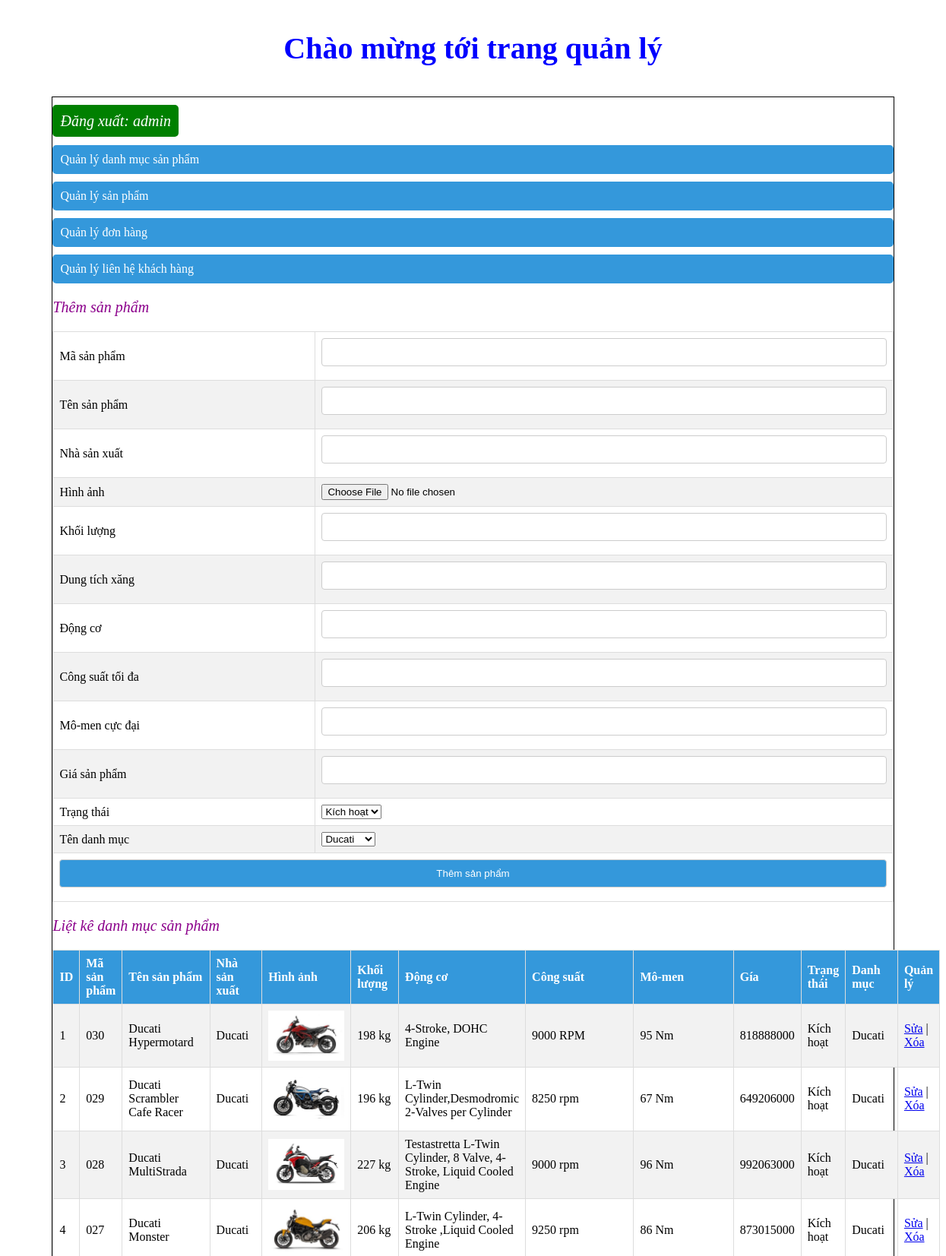
The app's page /admin/index.php?action=quanlysanpham&query=them (signed in, upper part) with its own data.
### tables this page shows
CREATE TABLE `sanpham` (
  `id` int(11) NOT NULL,
  `masanpham` varchar(200) NOT NULL,
  `tensanpham` varchar(200) NOT NULL,
  `nhasanxuat` varchar(200) NOT NULL,
  `hinhanh` varchar(50) NOT NULL,
  `mau` varchar(100) NOT NULL,
  `khoiluong` varchar(100) NOT NULL,
  `dungtich` varchar(100) NOT NULL,
  `dongco` varchar(100) NOT NULL,
  `congsuat` varchar(100) NOT NULL,
  `momen` varchar(100) NOT NULL,
  `gia` varchar(50) NOT NULL,
  `trangthai` int(11) NOT NULL,
  `iddanhmuc` int(11) NOT NULL
);

CREATE TABLE `danhmuc` (
  `iddanhmuc` int(11) NOT NULL,
  `ten` varchar(100) NOT NULL,
  `thutu` int(11) NOT NULL
);

### admin/modules/quanlysanpham/lietke.php (the view)
<?php
    $sql = "select * from sanpham,danhmuc where sanpham.iddanhmuc=danhmuc.iddanhmuc order by sanpham.id DESC";
    $query = mysqli_query($connect,$sql);
?>
<p>Liệt kê danh mục sản phẩm</p>
<table width = "100%" border = "1" style="border-collapse: collapse;">
    <form action="modules/quanlydanhmuc/xuly.php" method="POST">
        <tr>
            <th>ID</th>
            <th>Mã sản phẩm</th>
            <th>Tên sản phẩm</th>
            <th>Nhà sản xuất</th>
            <th>Hình ảnh</th>
            <th>Khối lượng</th>
            <th>Động cơ</th>
            <th>Công suất</th>
            <th>Mô-men</th>
            <th>Gía</th>
            <th>Trạng thái</th>
            <th>Danh mục</th>
            <th width="80px">Quản lý</th>
        </tr>
        <?php
        $i = 0;
        while($row = mysqli_fetch_array($query)){
            $i++;
        ?>
            <tr>
                <td><?php echo $i?></td>
                <td><?php echo $row['masanpham']?></td>
                <td><?php echo $row['tensanpham']?></td>
                <td><?php echo $row['nhasanxuat']?></td>
                <td><img src="modules/quanlysanpham/uploads/<?php echo $row['hinhanh']?>" width="100"></td>
                <td><?php echo $row['khoiluong']?></td>
                <td><?php echo $row['dongco']?></td>
                <td><?php echo $row['congsuat']?></td>
                <td><?php echo $row['momen']?></td>
                <td><?php echo $row['gia']?></td>
                <td><?php if($row['trangthai']==1){
                    echo 'Kích hoạt';
                } else{
                    echo 'Ẩn';
                }
                ?>
                </td>
                <td><?php echo $row['ten']?></td>
                <td>
                    <a href="?action=quanlysanpham&query=sua&id=<?php echo $row['id']?>">Sửa</a> |
                    <a href="modules/quanlysanpham/xuly.php?id=<?php echo $row['id']?>">Xóa</a>
                </td>
            </tr>
        <?php
        }
        ?>
    </form>
</table>
</body>

### admin/index.php (shortened to what this page needs)
<!DOCTYPE html>
<html lang="en">
<head>
    <link rel="stylesheet" type="text/css" href="../css/styleadmin.css" >
    <link rel="stylesheet" type="text/css" href="../css/admin_table.css" >
</head>
<body>
    <h3 class="title-admin">Chào mừng tới trang quản lý</h3>
    <div class="wrapper">
        <?php
            include("modules/header.php");
            include("modules/menu.php");
            include("modules/main.php");
        ?>
</body>
</html>

### admin/modules/header.php (shortened to what this page needs)
<p class="admin-logout">
    <a href="index.php?dangxuat=1">
    Đăng xuất:
        <?php
            if(isset($_SESSION['login'])){
                echo $_SESSION['login'];
            }
        ?>
    </a>
</p>

### admin/modules/menu.php
<ul class="admin-list">
    <li class="admin-list-item"><a href="index.php?action=quanlydanhmucsanpham&query=them">Quản lý danh mục sản phẩm</a></li>
    <li class="admin-list-item"><a href="index.php?action=quanlysanpham&query=them">Quản lý sản phẩm</a></li>
    <li class="admin-list-item"><a href="index.php?action=quanlydonhang&query=lietke">Quản lý đơn hàng</a></li>
    <li class="admin-list-item"><a href="index.php?action=quanlylienhe&query=lietke">Quản lý liên hệ khách hàng</a></li>
</ul>

### admin/modules/main.php (shortened to what this page needs)
<div class="main">
    <?php
        if(isset($_GET['action']) && isset($_GET['query'])){
            $tamp = $_GET['action'];
            $query = $_GET['query'];
        }else{
            $tamp = '';
            $query = '';
        }
        if($tamp == 'quanlydanhmucsanpham' && $query == 'them'){
            include("modules/quanlydanhmuc/them.php");
            include("modules/quanlydanhmuc/lietke.php");
        }elseif($tamp == 'quanlydanhmucsanpham' && $query == 'sua'){
            include("modules/quanlydanhmuc/sua.php");
        }elseif($tamp == 'quanlysanpham' && $query == 'them'){
            include("modules/quanlysanpham/them.php");
            include("modules/quanlysanpham/lietke.php");
        }elseif($tamp == 'quanlysanpham' && $query == 'sua'){
            include("modules/quanlysanpham/sua.php");
        }elseif($tamp == 'quanlydonhang' && $query == 'lietke'){
            include("modules/quanlydonhang/lietke.php");
        }elseif($tamp == 'donhang' && $query == 'xemdonhang'){
            include("modules/quanlydonhang/chitietdonhang.php");
        }elseif($tamp == 'quanlylienhe' && $query == 'lietke'){
            include("modules/quanlylienhe/lietke.php");
        }else{
            include("modules/dashboard.php");
        }
    ?>

### admin/modules/quanlysanpham/them.php (shortened to what this page needs)
<p>Thêm sản phẩm</p>
<table width = "100%" border = "1" style="border-collapse: collapse;">
    <form action="modules/quanlysanpham/xuly.php" method="POST" enctype="multipart/form-data">
        <tr>
            <td>Mã sản phẩm</td>
            <td><input type="text" name="masanpham"></td>
        </tr>
        <tr>
            <td>Tên sản phẩm</td>
            <td><input type="text" name="tensanpham"></td>
        </tr>
        <tr>
            <td>Nhà sản xuất</td>
            <td><input type="text" name="nhasanxuat"></td>
        </tr>
        <tr>
            <td>Hình ảnh</td>
            <td><input type="file" name="hinhanh"></td>
        </tr>
        <tr>
            <td>Khối lượng</td>
            <td><input type="text" name="khoiluong"></td>
        </tr>
        <tr>
            <td>Dung tích xăng</td>
            <td><input type="text" name="dungtich"></td>
        </tr>
        <tr>
            <td>Động cơ</td>
            <td><input type="text" name="dongco"></td>
        </tr>
        <tr>
            <td>Công suất tối đa</td>
            <td><input type="text" name="congsuat"></td>
        </tr>
        <tr>
            <td>Mô-men cực đại</td>
            <td><input type="text" name="momen"></td>
        </tr>
        <tr>
            <td>Giá sản phẩm</td>
            <td><input type="text" name="gia"></td>
        </tr>
        <tr>
            <td>Trạng thái</td>
            <td>
                <select name="trangthai" id="">
                    <option value="1">Kích hoạt</option>
                </select>
            </td>
        </tr>
        <tr>
            <td>Tên danh mục</td>
            <td>
                <select name="danhmuc" id="">
                    <?php
                    $sql = "select * from danhmuc order by iddanhmuc DESC";
                    $query = mysqli_query($connect,$sql);
                    while($row = mysqli_fetch_array($query)){
                    ?>
                    <option value="<?php echo $row['iddanhmuc'] ?> "><?php echo $row['ten'] ?> </option>
                    <?php
                    }
                    ?>
                </select>
            </td>
        </tr>
        <tr>
            <td colspan="2"><input type="submit" value="Thêm sản phẩm" name="themsanpham"></td>
        </tr>
    </form>
</table>

### css/styleadmin.css (style rules this page uses)
.wrapper { border: 1px solid #000; height: auto; width: 90%; margin: auto; }
.admin-list { list-style: none; padding: 0; margin: 0; }
.admin-list-item { margin-bottom: 10px; }
.admin-list-item a { display: block; padding: 10px; background-color: #3498db; color: #fff; text-decoration: none; border-radius: 5px; transition: background-color 0.3s ease; }
.admin-logout a { padding: 10px; background-color: green; color: #fff; text-decoration: none; border-radius: 5px; transition: background-color 0.3s ease; }
.title-admin { text-align: center; font-size: 40px; color: blue; }

### css/admin_table.css (style rules this page uses)
table { width: 100%; border-collapse: collapse; margin-top: 20px; }
th, td { border: 1px solid #ddd; padding: 8px; text-align: left; }
th { background-color: #3498db; color: #fff; }
tr:nth-child(even) { background-color: #f2f2f2; }
td img { max-width: 100px; height: auto; display: block; margin: auto; }
input[type="text"], input[type="password"], input[type="number"], input[type="email"], input[type="submit"], input[type="reset"] { width: 100%; padding: 10px; margin-bottom: 10px; border: 1px solid #ccc; border-radius: 4px; box-sizing: border-box; }
input[type="submit"], input[type="reset"] { background-color: #3498db; color: #fff; cursor: pointer; transition: background-color 0.3s ease; }
p { font-size: 20px; color: darkmagenta; font-family: Cambria, Cochin, Georgia, Times, 'Times New Roman', serif; font-style: italic; }

### records on screen
sanpham: masanpham "030", tensanpham "Ducati Hypermotard", nhasanxuat "Ducati", hinhanh (picture), khoiluong "198 kg", dongco "4-Stroke, DOHC Engine", congsuat "9000 RPM", momen "95 Nm", gia "818888000", trangthai "Kích hoạt", iddanhmuc.ten "Ducati"
sanpham: masanpham "029", tensanpham "Ducati Scrambler Cafe Racer", nhasanxuat "Ducati", hinhanh (picture), khoiluong "196 kg", dongco "L-Twin Cylinder,Desmodromic 2-Valves per Cylinder", congsuat "8250 rpm", momen "67 Nm", gia "649206000", trangthai "Kích hoạt", iddanhmuc.ten "Ducati"
sanpham: masanpham "028", tensanpham "Ducati MultiStrada", nhasanxuat "Ducati", hinhanh (picture), khoiluong "227 kg", dongco "Testastretta L-Twin Cylinder, 8 Valve, 4-Stroke, Liquid Cooled Engine", congsuat "9000 rpm", momen "96 Nm", gia "992063000", trangthai "Kích hoạt", iddanhmuc.ten "Ducati"
sanpham: masanpham "027", tensanpham "Ducati Monster", nhasanxuat "Ducati", hinhanh (picture), khoiluong "206 kg", dongco "L-Twin Cylinder, 4-Stroke ,Liquid Cooled Engine", congsuat "9250 rpm", momen "86 Nm", gia "873015000", trangthai "Kích hoạt", iddanhmuc.ten "Ducati"

### other values on screen
$_SESSION['login'] "admin"
form field danhmuc "Ducati"
